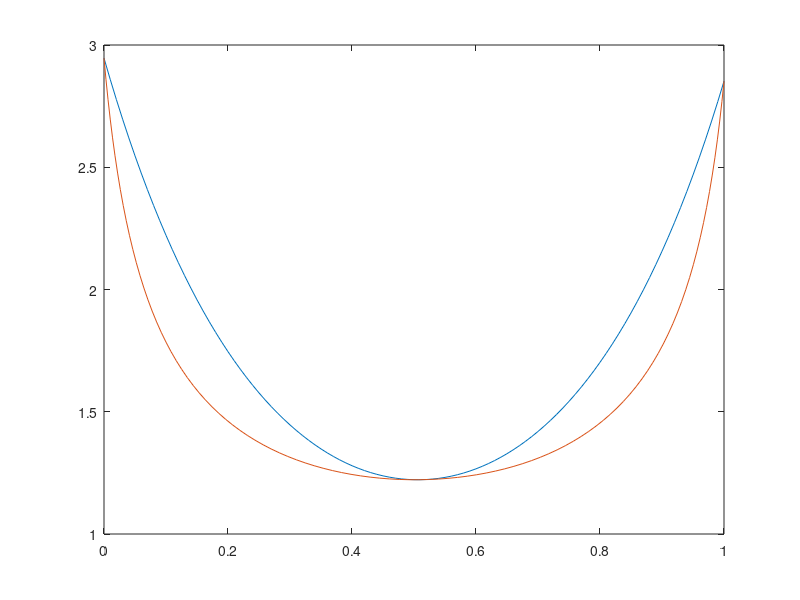
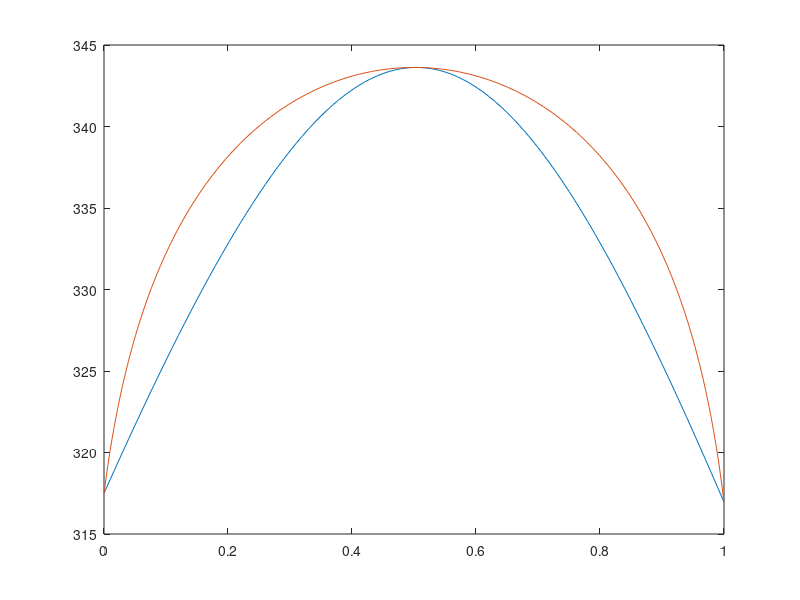

Reproduce these figures in MATLAB, in order.
function vle_1_2
    t = [0:0.01:1];
    g00=3350;
    R=8.31;
    P_chexane_s=@ (T) 10.^(3.17125-780.637./(T-107.29)); %давление насыщенных паров циклогексана при данной температуре
    P_methethket_s= @ (T) 10.^(3.9894-1150.2079./(T-63.904)); %давление насыщенных паров метилэтилкетона при данной температуре
    a_chexane = @( T, x) exp(x.^2.*g00./R./T).*x; 
    a_methethket= @(T, x) exp((1-x).^2.*g00./R./T).*(1-x);
    P_chexane= @ (T, x) P_chexane_s(T).*a_chexane( T, x); %парциальное давление циклогексана в системе x - мольная доля циклогексана
    P_methethket= @(T, x) P_methethket_s(T).*a_methethket(T,x); % парциальное давление хлорбензола в системе x - мольная доля циклогексана
    y = @(T, x) P_chexane(T, x)./(P_chexane(T,x)+P_methethket(T,x)); % состав пара при  x циклогексана
    P= @(T, x) P_chexane(T, x)+P_methethket(T,x); % общее давление в системе
    figure;
    plot(t, P(350, t.'), y(350, t.'), P(350, t.')); %pxy диаграмма при t= 350 К
    x0=t.*0+500; %вектор начальных значений температуры
    T_plot= @(x) fsolve( @(T) P(T, x)-1, x0.'); %функция расчета температуры при p=1 бар
    Y = T_plot(t.');
    figure;
    plot(t, Y, y(Y, t.'), Y); %txy диаграмма при p=1 бан
end